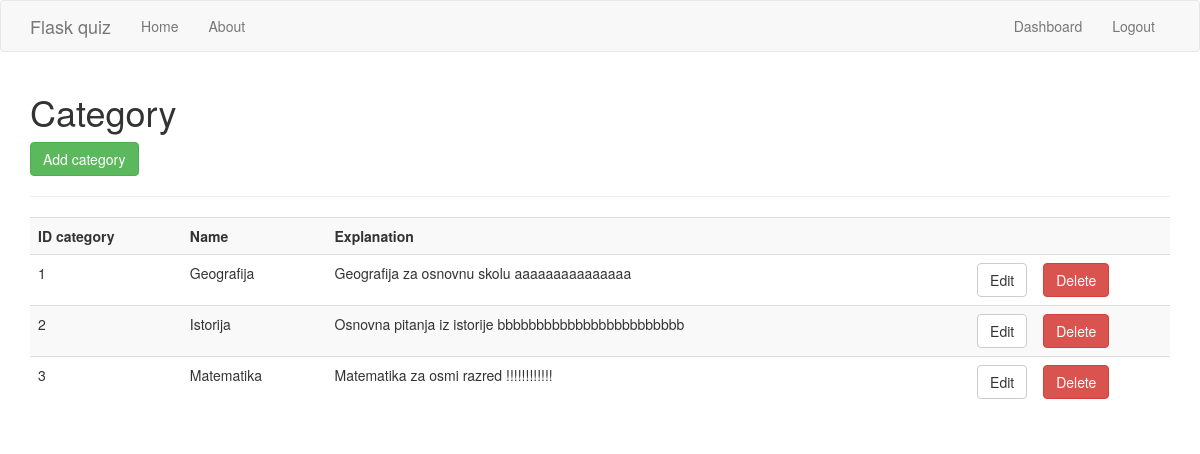
Page /category (signed in) on the earlier database version.
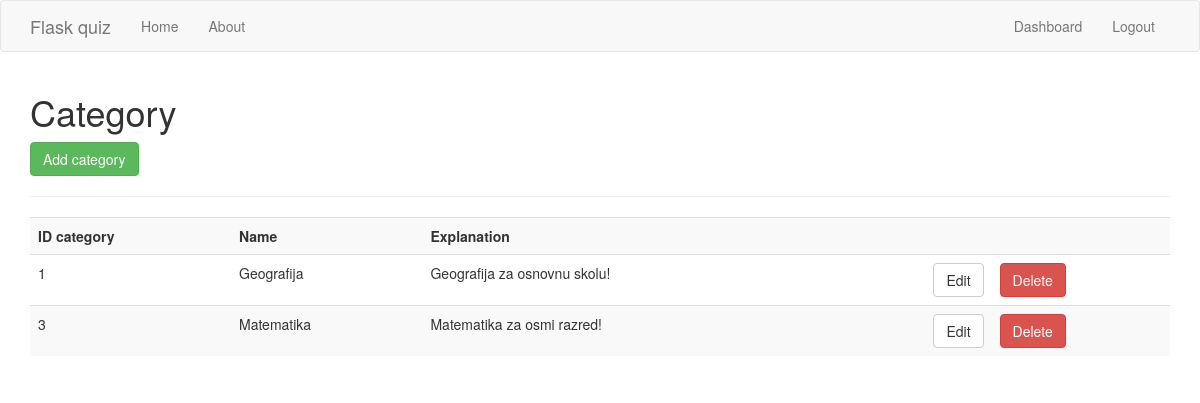
Same page on the later database version.
### quiz/models.py (models this page shows)
class Category(db.Model):
    id_category = db.Column(db.Integer, primary_key=True)
    name = db.Column(db.String(256), index=True)
    explanation = db.Column(db.String(512), index=True)

### quiz/quiz/routes.py (the view)
@quiz.route('/category', methods=['GET', 'POST'])
@is_logged_in
def category():
    global conn
    try:
        conn = sqlite3.connect("quiz.db")
    except Error as e:
        print(e)
    cur = conn.cursor()
    result_cat = cur.execute("SELECT * FROM category")
    categorys = cur.fetchall()
    print(categorys)
    if result_cat:
        return render_template('category.html', categorys=categorys)
    else:
        msg = 'No category Found'
        return render_template('dashboard.html', msg=msg)

### quiz/users/__utils__.py (called while the page is built)
def is_logged_in(f):
    @wraps(f)
    def wrap(*args, **kwargs):
        if 'logged_in' in session:
            return f(*args, **kwargs)
        else:
            flash('Unauthorized, Please login', 'danger')
            return redirect(url_for('login'))
    return wrap

### quiz/templates/category.html (shortened to what this page needs)
{% extends "layout.html" %}
{% block body %}
  <h1>Category</h1>
  <a class="btn btn-success" href="/category_add">Add category</a>
  <hr>
  <table class="table table-striped">
    <tr>
      <th>ID category</th>
      <th>Name</th>
      <th>Explanation</th>
      <th></th>
      <th></th>
    </tr>
    {% for category in categorys %}
      <tr>
        <td>{{category[0]}}</td>
        <td>{{category[1]}}</td>
        <td>{{category[2]}}</td>
        <td><a href="category_edit/{{category[0]}}" class="btn btn-default pull-right">Edit</a></td>
        <td>
          <form action="{{url_for('quiz.category_delete', c_id=category[0])}}" method="post">
            <input type="submit" value="Delete" class="btn btn-danger">
          </form>
        </td>
      </tr>
    {% endfor %}
  </table>
{% endblock %}

### quiz/templates/layout.html (shortened to what this page needs)
<!DOCTYPE html>
<html>
  <head>
    <link rel="stylesheet" href="https://maxcdn.bootstrapcdn.com/bootstrap/3.3.7/css/bootstrap.min.css">
  </head>
  <body>
    {% include 'includes/_navbar.html' %}
    <div class="container">
      {% block body %}{% endblock %}
    </div>
  </body>
</html>

### quiz/templates/includes/_navbar.html (shortened to what this page needs)
<nav class="navbar navbar-default">
      <div class="container">
        <div class="navbar-header">
          <a class="navbar-brand" href="#">Flask quiz</a>
        </div>
        <div id="navbar" class="collapse navbar-collapse">
          <ul class="nav navbar-nav">
            <li><a href="/">Home</a></li>
            <li><a href="/about">About</a></li>
          </ul>
          <ul class="nav navbar-nav navbar-right">
            {% if session.logged_in %}
              <li><a href="{{ url_for('main.dashboard') }}">Dashboard</a></li>
              <li><a href="{{ url_for('users.logout') }}">Logout</a></li>
            {% else %}
              <li><a href="{{ url_for('users.register') }}">Register</a></li>
              <li><a href="{{ url_for('users.login') }}">Login</a></li>
            {% endif %}
          </ul>
        </div>
      </div>
    </nav>

Differences in the rows shown:
removed Category: id_category "2", name "Istorija", explanation "Osnovna pitanja iz istorije bbbbbbbbbbbbbbbbbbbbbbbb"
changed Category "Geografija": explanation "Geografija za osnovnu skolu aaaaaaaaaaaaaaa" → "Geografija za osnovnu skolu!"
changed Category "Matematika": explanation "Matematika za osmi razred !!!!!!!!!!!!" → "Matematika za osmi razred!"
